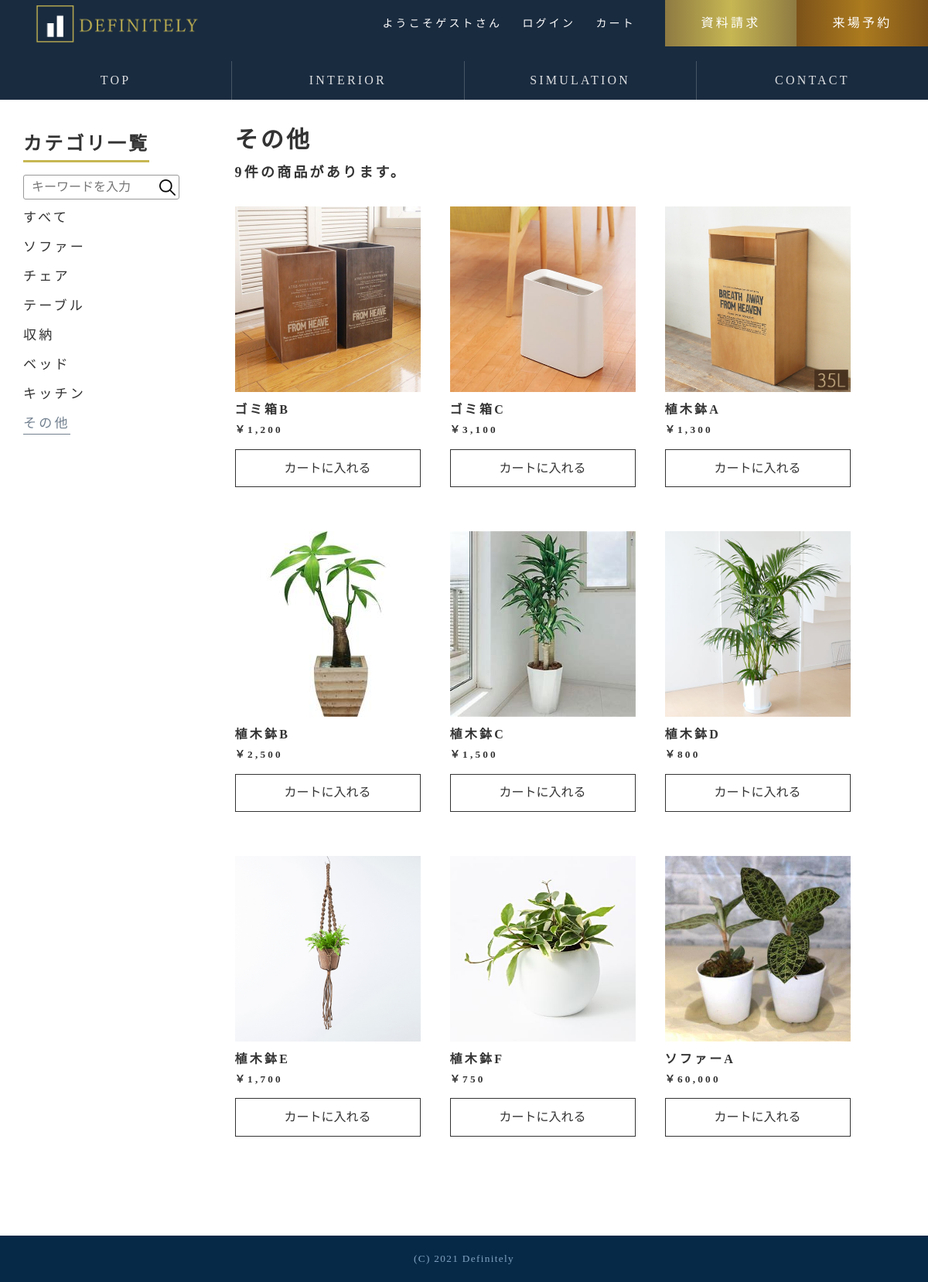
/shop_category/other.php, run on the app's committed database.
### tables this page shows
CREATE TABLE items
(
	product_id int(11) NOT NULL AUTO_INCREMENT,
	product_name varchar(255) NOT NULL,
	Price int(11),
	count int(11) NOT NULL,
	search_name varchar(255) NOT NULL,
	sy_height int(11),
	sy_width int(11),
	sy_images varchar(255),
	PRIMARY KEY (product_id)
);

CREATE TABLE item_img
(
	item_img_id int(11) NOT NULL,
	product_id int(11) NOT NULL,
	product_img varchar(255),
	PRIMARY KEY (item_img_id)
);

### Model/category.php (called while the page is built, shortened)
<?php
  $dsn = 'mysql:host=localhost;dbname=hew2020_91149;charset=utf8mb4';
  $db_user = 'root';
  $db_password = '0112';
  try {
    $pdo = new PDO($dsn, $db_user, $db_password);
    $pdo->setAttribute(
        PDO::ATTR_ERRMODE,
        PDO::ERRMODE_EXCEPTION
    );
    $sql_5 = "SELECT items.product_id,product_img,product_name,price,count,info_id FROM items JOIN item_img ON items.product_id = item_img.product_id JOIN item_category ON items.product_id = item_category.product_id";
    $stmt = $pdo->query( $sql_5 );
    $tables1 = $stmt->fetchAll(PDO::FETCH_ASSOC);
    $sql7= "SELECT item_category.* from items JOIN item_category ON items.product_id = item_category.product_id where info_id=6";
    $sth = $pdo -> query($sql7);
    $record7 = $sth -> rowCount();
    $sql7_5 = "SELECT items.product_id,product_img,product_name,price,count,info_id FROM items JOIN item_img ON items.product_id = item_img.product_id JOIN item_category ON items.product_id = item_category.product_id where info_id= 6";
    $stmt = $pdo->query( $sql7_5 );
    $tables7 = $stmt->fetchAll(PDO::FETCH_ASSOC);
  }catch(PDOException $error){
    header('Location: /IT42-117/erro_pages/error1.php');
    exit;
  }
?>

### shop_category/other.php (the view, shortened to what this page needs)
<?php
     require_once('../Model/category.php');
     $login = 'login.php';
     $logout = 'logout.php';
     $simulation = 'path_sim.php';
?>
<!DOCTYPE html>
<html lang="ja">
<head>
        <link rel="stylesheet" href="../css/shop.css">
        <link rel="stylesheet" href="../css/normalize.css">
        <link rel="stylesheet" href="../css/common.css">
    </head>
    <body>
        <div class="wrapper">
          <header class="header_top">
             <div class="header_upper">
               <a href="../index.php"><h1 class="header_logo"><img src="../images/logo.png" alt="ロゴ"></h1></a>
               <div class="top_flex2">
                 <nav class="header_nav1">
                   <ul>
                     <li><a class="nav_link" href="#"><?php if (isset($_SESSION['mail_address'])) { echo "ようこそ".$_SESSION['name']."さん"; } else {echo"ようこそゲストさん";}?></a></li>
                     <li>
                     <?php
                       if( isset($_SESSION['mail_address'])){
                          echo '<a class = "nav_link" name="logout" href = "../view/'.$logout.'">ログアウト</a>';
                           }else{
                            echo '<a class = "nav_link" href = "../view/'.$login.'">ログイン</a>';
                       }
                    ?></li>
                     <li><?php if(isset($_SESSION['mail_address'])){ echo "<a class='nav_link' href='../view/cart.php'>カート</a>" ;}else{
                           echo "<a class='nav_link' href='../view/path_ca.php'>カート</a>" ;}?></li>
                   </ul>
                 </nav>
                 <nav class="header_nav2">
                   <ul>
                     <li><a class="nav_info" href="#">資料請求</a></li><li><a class="nav_reserve" href="#">来場予約</a></li>
                   </ul>
                 </nav>
               </div>
             </div>
             <div class="lower">
               <nav class="header_nav3">
                 <ul>
                   <li>
                     <a class="nav_link" href="../index.php">
                       <span class="nomal">TOP</span>
                     </a>
                   </li><li>
                     <a class="nav_link" href="interior.php">
                       <span class="nomal">INTERIOR</span>
                     </a>
                   </li><li>
                   <?php if (isset($_SESSION['mail_address'])) { echo "<a class='nav_link' href='../view/madori.php'>
                       <span class='nomal'>SIMULATION</span>
                       <span class='hover'>シミュレーション</span>"; }
                       else{ echo "<a class='nav_link' href=../view/$simulation>
                         <span class='nomal'>SIMULATION</span>
                         <span class='hover'>シミュレーション</span>"; }?>
                   </li><li>
                     <a class="nav_link" href="../view/otoiawase.php">
                       <span class="nomal">CONTACT</span>
                     </a>
                   </li>
                 </ul>
               </nav>
             </div>
           </header>
        <main class="main">
        <div class="left">
            <h2 class="ctlist">カテゴリ一覧</h2>
            <nav class="category">
                <form id="form1" action="../view/search_view.php" method="post">
                <input id="sbox1" type="search" name="search" placeholder="キーワードを入力"><input id="sbtn1" type="submit" name="submit" value="">
                </form>
                <ul>
                    <li>
                        <a class="nav_furniture" href="interior.php">すべて</a>
                    </li>
                    <li>
                        <a class="nav_furniture" href="sofa.php">ソファー</a>
                    </li>
                    <li>
                        <a class="nav_furniture" href="chair.php">チェア</a>
                    </li>
                    <li>
                        <a class="nav_furniture" href="desk.php">テーブル</a>
                    </li>
                    <li>
                        <a class="nav_furniture" href="chest.php">収納</a>
                    </li>
                    <li>
                        <a class="nav_furniture" href="bed.php">ベッド</a>
                    </li>
                    <li>
                        <a class="nav_furniture" href="kitchen.php">キッチン</a>
                    </li>
                    <li id="check">
                        <a class="nav_furniture" href="other.php">その他</a>
                    </li>
                </ul>
              </nav>
            </div>
            <div class="right">
            <div class="product">
                <h2 class="product">その他</h2>
                <h3><?php echo $record7."件の商品があります。" ?></h3>
            </div>
            <div class="shelf">
              <?php foreach($tables7 as $table){ ?>
                <div class="item">
                    <img src="../interior_img/all_img/<?php echo $table['product_img']; ?>" alt="ベッド_1" class="bet">
                    <h4><?php echo $table['product_name']; ?></h4>
                    <h5><?php echo "￥".number_format($table['price']); ?></h5>
                    <form action="../control/cart_import.php" method="POST" class="item-form">
                        <button type="submit" class="btn">カートに入れる</button>
                    </form>
                  </div>
                  <?php } ?>
            </div>
          </div>
        </main>
        <footer class="footer">
            <small>(C) 2021 Definitely</small>
        </footer>
    </div>
</body>
</html>

### css/shop.css (style rules this page uses)
body { padding-top: 125px; }
.main { display: flex; align-items: baseline; margin: 30px auto 100px; width: 95%; }
.left { position: -webkit-sticky; position: sticky; top: 165px; width: 24%; }
.right { width: 76%; }
#form1 { background-color: white; width:200px; height: 30px; border: 1px #999 solid; margin-top: 6%; border-radius: 3px; }
#form1 input { vertical-align: top; margin: 0; height: 100%; box-sizing: border-box; background-color: transparent; }
#sbox1 { border: none; outline:0; width: 170px; padding:.5rem 10px; }
#sbtn1 { width: 30px; border:none; background-image: url(../images/loupe.png); background-position: center; background-size: 70%; background-repeat: no-repeat; }
h2.ctlist { border-bottom:solid 3px #c7b753; display: inline-block; }
.category li { display: list-item; list-style-type: none; text-transform: uppercase; margin-top: 3%; font-size: .9rem; }
.category li .nav_furniture { position: relative; text-decoration: none; cursor: pointer; }
.nav_furniture:visited, .nav_furniture:active, .nav_furniture:link { color: #333; }
.nav_furniture:before { content: ""; position: absolute; left: 0; right: 0; bottom: -5px; width: 100%; height: 1.5px; background-color:#728190; transform: scale(0, 1); transform-origin: left; transition: .3s; }
#check .nav_furniture:before { transform: scale(1); }
#check .nav_furniture { color: #728190 }
h2.product { font-size: 30px; }
h3 { font-size: 18px; }
div.shelf { display: flex; flex-wrap: wrap; }
div.item { margin: 1.5rem 2rem 1.5rem 0; display: inline-block; }
img.bet { width: 240px; height: 240px; }
.btn { display: inline-block; margin-top: .7rem; width: 100%; padding: 4% 0; text-decoration: none; background-color: rgba(0, 0, 0, 0); color: #333; border: solid 1px #333; transition: .4s; }

### css/common.css (style rules this page uses)
* { margin: 0; padding: 0; outline: 0; }
body { font-family: Cinzel, "Noto Serif JP", serif; font-size: 16px; color: #333; background-color: #FFF; line-height: 1.75; letter-spacing: .2em; }
.wrapper { position: relative; margin: 0 auto; min-height: 100vh; padding-bottom: 60px; box-sizing: border-box; }
.header_top { position: fixed; top: 0; left: 0; width: 100%; background-color: rgba(0,21,43,0.9); z-index: 10; }
.header_upper { position: relative; display: flex; justify-content: space-between; height: 60px; }
.header_logo { width: 30%; height: 60px; }
.header_logo img { padding: 5px 0 0 45px; width: 230px; }
.top_flex2 { display: flex; }
.header_nav1 { white-space: nowrap; text-align: left; line-height: 60px; }
.header_nav1 ul li { display: inline-block; margin-left: 1rem; font-size: 14px; }
.header_nav2 { display: flex; text-align: left; white-space: nowrap; margin-left: 2rem; }
.header_nav2 ul li { display: inline-block; text-align: center; font-size: 16px; transition:.3s; }
.header_nav2 ul li .nav_info { width: 170px; height: 60px; line-height: 60px; background:linear-gradient(to right, #8e7a42 0%,#c7b753 50%,#8e7a42 100%); }
.header_nav2 ul li .nav_reserve { width: 170px; height: 60px; line-height: 60px; background:linear-gradient(to right, #7c5219 0%,#ac7b1f 50%,#7c5219 100%); }
.nav_link, .nav_info, .nav_reserve { position: relative; display: inline-block; text-decoration: none; color: #fff; }
.header_nav3 ul { display: flex; margin-top: 1rem; }
.header_nav3 ul li { display: inline-block; width: calc(100%/4); height: 50px; line-height: 50px; text-align: center; font-size: 16px; transition:all .4s ease-out; }
.header_nav3 ul li +li { border-left: rgba(255,255,255,.2) 1px solid; }
.header_nav3 ul li a { display: block; color: rgba(255,255,255,.85); }
.footer { position: absolute; bottom: 0; width: 100%; height: 60px; text-align: center; background: #072948; }
.footer small { line-height: 60px; color: #81A3C2; letter-spacing: .1em; font-size: .7rem; }
@media (min-width: 48em) { :root { font-size: calc(1rem + ((1vw - 0.48rem) * 0.6944)); min-height: 0vw; } }

### data on the page
items: item_img.product_img (picture), product_name "ゴミ箱B", Price "1,200"
items: item_img.product_img (picture), product_name "ゴミ箱C", Price "3,100"
items: item_img.product_img (picture), product_name "植木鉢A", Price "1,300"
items: item_img.product_img (picture), product_name "植木鉢B", Price "2,500"
items: item_img.product_img (picture), product_name "植木鉢C", Price "1,500"
items: item_img.product_img (picture), product_name "植木鉢D", Price "800"
items: item_img.product_img (picture), product_name "植木鉢E", Price "1,700"
items: item_img.product_img (picture), product_name "植木鉢F", Price "750"
items: item_img.product_img (picture), product_name "ソファーA", Price "60,000"

### other printed values
$record7 "9"
